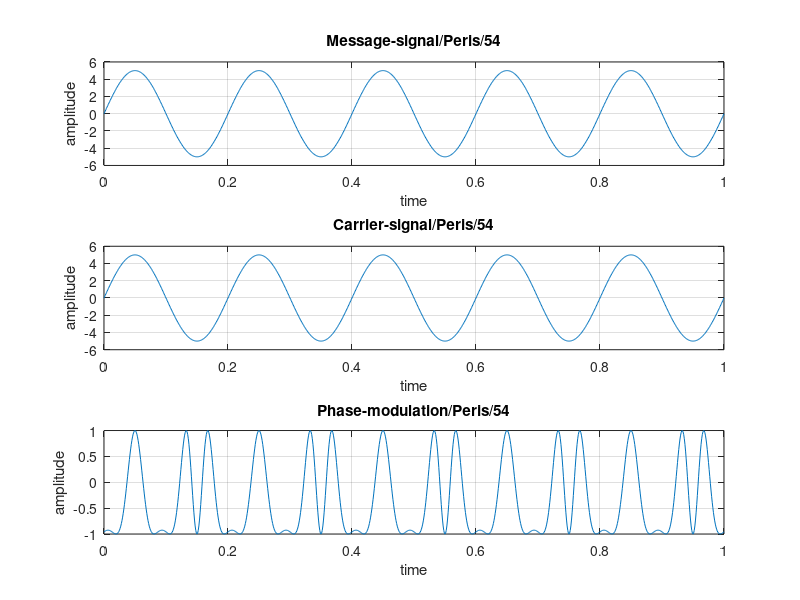

Reproduce this figure in MATLAB.
clc;
close all;
clear all;
t=0:0.001:1;
fm=input('Enter message frequency');
am=input('Enter message amplitude');
fc=input('Enter carrier frequency');
ac=input('Enter carrier amplitude');
b=input('Enter modulation index');
x=am*sin(2*pi*fm*t);
subplot(3,1,1);
plot(t,x);
xlabel('time');
ylabel('amplitude');
title('Message-signal/Peris/54');
grid on;
c=ac*sin(2*pi*fc*t);
subplot(3,1,2);
plot(t,c);
xlabel('time');
ylabel('amplitude');
title('Carrier-signal/Peris/54');
grid on;
A=sin(2*pi*fc*t+b*cos(2*pi*fm*t));
subplot(3,1,3);
plot(t,A);
xlabel('time');
ylabel('amplitude');
title('Phase-modulation/Peris/54');
grid on;